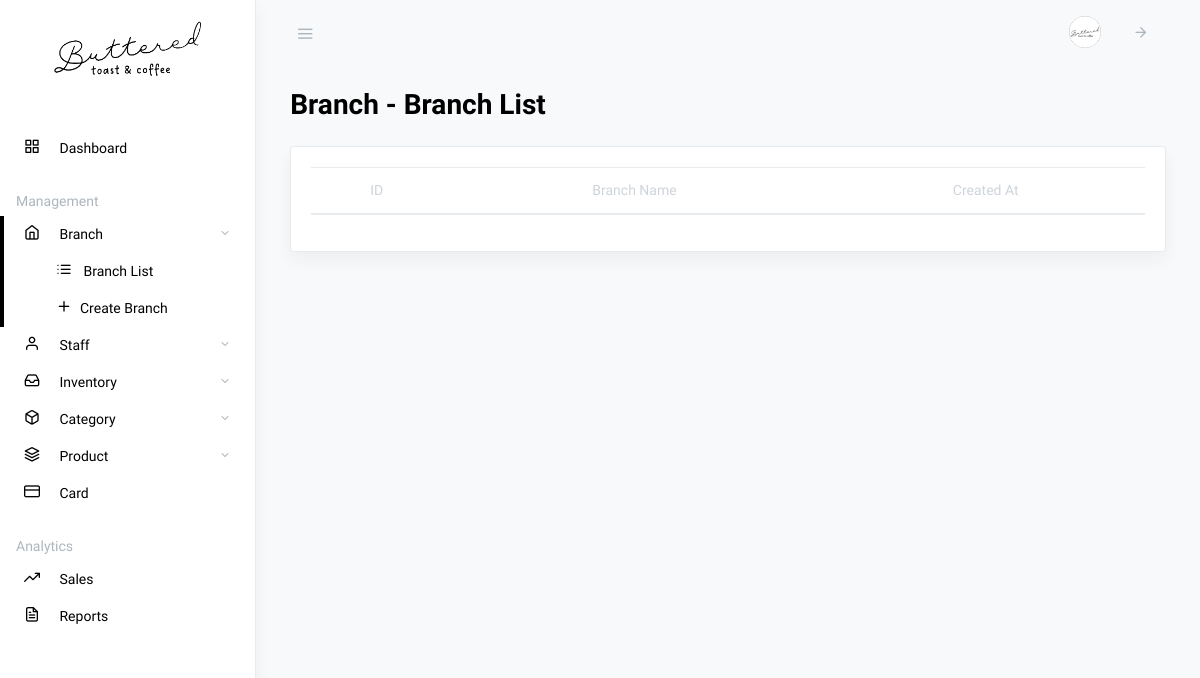
Before: /owner-branch-list.php (signed in) with the older database file.
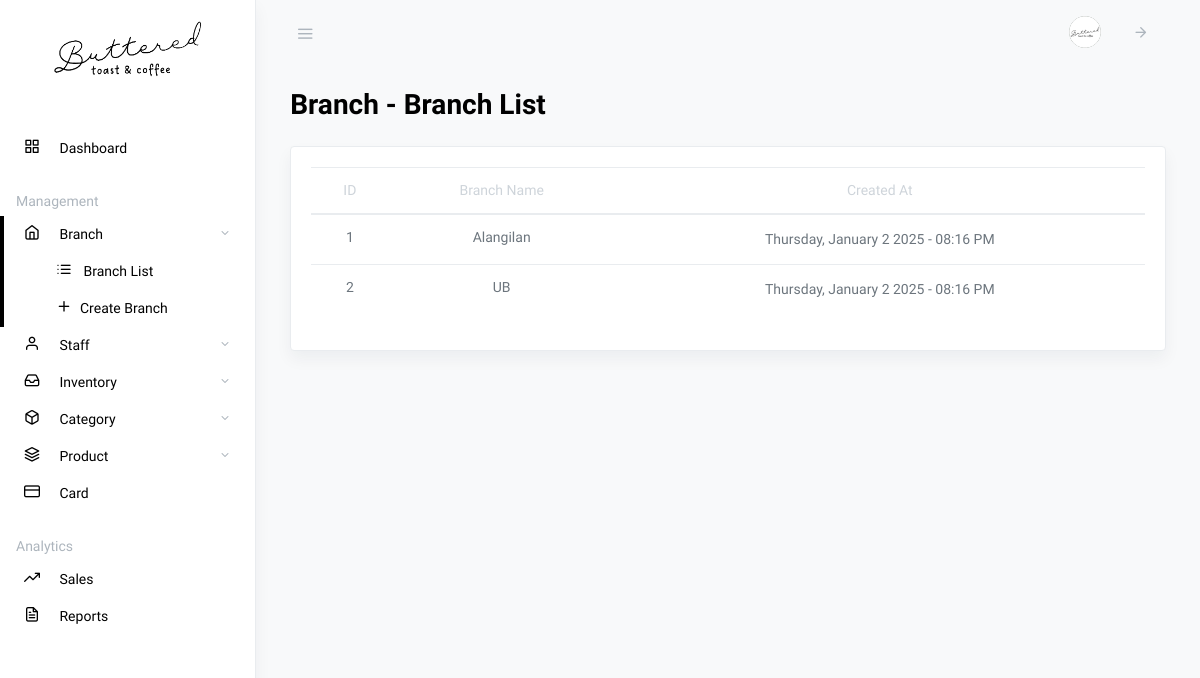
After: the same page with the newer database file.
### tables this page shows
CREATE TABLE `owner` (
  `owner_id` int(11) NOT NULL,
  `username` varchar(50) NOT NULL,
  `password` varchar(255) NOT NULL,
  `email` text NOT NULL,
  `firstname` text NOT NULL,
  `lastname` text NOT NULL,
  `contact_number` text NOT NULL,
  `photo` text NOT NULL,
  `account_created` timestamp(6) NOT NULL DEFAULT current_timestamp(6) ON UPDATE current_timestamp(6)
);

CREATE TABLE `branch` (
  `branch_id` int(11) NOT NULL,
  `owner_id` int(11) NOT NULL,
  `branch_name` text NOT NULL,
  `created_at` timestamp(6) NOT NULL DEFAULT current_timestamp(6) ON UPDATE current_timestamp(6)
);

### owner-branch-list.php (the view, shortened to what this page needs)
<?php
$active_page = "branch";
?>
<!DOCTYPE html>
<html lang="en">
<head>
    <?php include 'partials/header.php'; ?>
    <link rel="stylesheet" href="css/dataTables.bootstrap4.css">
</head>
<body class="vertical  light">
    <div class="wrapper">
        <?php include 'partials/owner-navbar.php'; ?>
        <main role="main" class="main-content">
            <div class="container-fluid">
                <div class="row justify-content-center">
                    <div class="col-12">
                        <h2 class="page-title">Branch - Branch List</h2>
                        <div class="row my-4">
                            <div class="col-md-12">
                                <div class="card shadow">
                                    <div class="card-body">
                                        <table class="table datatables" id="dataTable-1">
                                            <thead>
                                                <tr class="text-center">
                                                    <th>ID</th>
                                                    <th>Branch Name</th>
                                                    <th>Created At</th>
                                                </tr>
                                            </thead>
                                            <tbody>
                                                <?php
                                                $sql1 = "SELECT * FROM branch";
                                                $r = mysqli_query($link, $sql1);
                                                if ($r->num_rows > 0) {
                                                    while ($row1 = mysqli_fetch_assoc($r)) {
                                                        ?>
                                                        <tr class="text-center">
                                                            <td>
                                                                <p class="fw-normal mb-1">
                                                                    <?php echo $row1['branch_id']; ?>
                                                                </p>
                                                            </td>
                                                            <td>
                                                                <p class="fw-normal mb-1">
                                                                    <?php echo $row1['branch_name']; ?>
                                                                </p>
                                                            </td>
                                                            <td>
                                                                <?php $formattedDate = date("l, F j Y - h:i A", strtotime($row1["created_at"]));
                                                                echo $formattedDate; ?>
                                                            </td>
                                                        </tr>
                                                        <?php
                                                    }
                                                }
                                                ?>
                                            </tbody>
                                        </table>
                                    </div>
                                </div>
                            </div>
                        </div>
                    </div>
                </div>
            </div>
        </main>
    </div>
</body>
</html>

### partials/header.php (shortened to what this page needs)
<link rel="stylesheet" href="css/simplebar.css">
<link rel="stylesheet" href="css/feather.css">
<link rel="stylesheet" href="css/select2.css">
<link rel="stylesheet" href="css/app-light.css" id="lightTheme">

### partials/owner-navbar.php (shortened to what this page needs)
<?php
require_once "config.php";
$sql = "SELECT * FROM owner WHERE owner_id = '".$_SESSION['id']."'";
$result = mysqli_query($link, $sql);
$row = mysqli_fetch_assoc($result);
?>
<nav class="topnav navbar navbar-light">
    <button type="button" class="navbar-toggler text-muted mt-2 p-0 mr-3 collapseSidebar">
        <i class="fe fe-menu navbar-toggler-icon"></i>
    </button>
    <ul class="nav">
        <li class="nav-item">
            <a class="nav-link text-muted" href="#">
                <span class="avatar avatar-sm">
                    <img src="storage/profile/<?php if ($row["photo"] != "" ) { echo $row["photo"]; } else { echo 'default_image.png'; } ?>" alt="..." class="avatar-img rounded-circle">
                </span>
            </a>
        </li>
        <li class="nav-item">
            <a class="nav-link text-muted my-2" href="#" data-toggle="modal" data-target="#defaultModal">
                <i class="fe fe-arrow-right fe-16"></i>
            </a>
        </li>
    </ul>
</nav>
<aside class="sidebar-left border-right bg-white shadow" id="leftSidebar" data-simplebar>
    <nav class="vertnav navbar navbar-light">
        <div class="w-100 mb-4 d-flex">
            <a class="navbar-brand mx-auto mt-2 flex-fill text-center" href="owner-dashboard">
                <div class="text-center mb-4">
                    <img src="assets/images/logo.png" alt="" width="150">
                </div>
            </a>
        </div>
        <ul class="navbar-nav flex-fill w-100 mb-2">
            <li class="nav-item w-100 <?php if ($active_page == "dashboard") { echo "active"; } ?>">
                <a class="nav-link" href="owner-dashboard">
                    <i class="fe fe-grid fe-16"></i>
                    <span class="ml-3 item-text">Dashboard</span>
                </a>
            </li>
        </ul>
        <p class="text-muted nav-heading mt-3 mb-1">
            <span>Management</span>
        </p>
        <ul class="navbar-nav flex-fill w-100 mb-2">
            <li class="nav-item <?php if ($active_page == "branch") { echo "active"; } ?> dropdown">
                <a href="#owner-branch" data-toggle="collapse" aria-expanded="false" class="dropdown-toggle nav-link">
                    <i class="fe fe-home fe-16"></i>
                    <span class="ml-3 item-text">Branch</span>
                </a>
                <ul class="collapse list-unstyled pl-4 w-100 <?php if ($active_page == "branch") { echo "show"; } ?>" id="owner-branch">
                    <li class="nav-item">
                        <a class="nav-link pl-3" href="owner-branch-list">
                            <i class="fe fe-list fe-16"></i>
                            <span class="ml-2 item-text">Branch List</span>
                        </a>
                    </li>
                    <li class="nav-item">
                        <a class="nav-link pl-3" href="owner-create-branch">
                            <i class="fe fe-plus fe-16"></i><span class="ml-2 item-text">Create
                                Branch</span></a>
                    </li>
                </ul>
            </li>
            <li class="nav-item <?php if ($active_page == "staff") { echo "active"; } ?> dropdown">
                <a href="#owner-staff" data-toggle="collapse" aria-expanded="false" class="dropdown-toggle nav-link">
                    <i class="fe fe-user fe-16"></i>
                    <span class="ml-3 item-text">Staff</span>
                </a>
            </li>
            <li class="nav-item <?php if ($active_page == "inventory") { echo "active"; } ?> dropdown">
                <a href="#owner-inventory" data-toggle="collapse" aria-expanded="false"
                    class="dropdown-toggle nav-link">
                    <i class="fe fe-inbox fe-16"></i>
                    <span class="ml-3 item-text">Inventory</span>
                </a>
            </li>
            <li class="nav-item <?php if ($active_page == "category") { echo "active"; } ?> dropdown">
                <a href="#owner-category" data-toggle="collapse" aria-expanded="false" class="dropdown-toggle nav-link">
                    <i class="fe fe-box fe-16"></i>
                    <span class="ml-3 item-text">Category</span>
                </a>
            </li>
            <li class="nav-item <?php if ($active_page == "product") { echo "active"; } ?> dropdown">
                <a href="#owner-product" data-toggle="collapse" aria-expanded="false" class="dropdown-toggle nav-link">
                    <i class="fe fe-layers fe-16"></i>
                    <span class="ml-3 item-text">Product</span>
                </a>
            </li>
            <li class="nav-item w-100 <?php if ($active_page == "card") { echo "active"; } ?>">
                <a class="nav-link" href="owner-card-management">
                    <i class="fe fe-credit-card fe-16"></i>
                    <span class="ml-3 item-text">Card</span>
                </a>
            </li>
        </ul>
        <p class="text-muted nav-heading mt-3 mb-1">
            <span>Analytics</span>
        </p>
        <ul class="navbar-nav flex-fill w-100 mb-2">
            <li class="nav-item w-100 <?php if ($active_page == "sales") { echo "active"; } ?>">
                <a class="nav-link" href="owner-sales">
                    <i class="fe fe-trending-up fe-16"></i>
                    <span class="ml-3 item-text">Sales</span>
                </a>
            </li>
            <li class="nav-item w-100 <?php if ($active_page == "reports") { echo "active"; } ?>">
                <a class="nav-link" href="owner-reports">
                    <i class="fe fe-file-text fe-16"></i>
                    <span class="ml-3 item-text">Reports</span>
                </a>
            </li>
        </ul>
    </nav>
</aside>

### css/simplebar.css (style rules this page uses)
[data-simplebar] { position: relative; flex-direction: column; flex-wrap: wrap; justify-content: flex-start; align-content: flex-start; align-items: flex-start; }

### css/feather.css (style rules this page uses)
.fe { font-family: "feather" !important; speak: none; font-style: normal; font-weight: normal; font-variant: normal; text-transform: none; line-height: 1; -webkit-font-smoothing: antialiased; -moz-osx-font-smoothing: grayscale; }
.fe-16 { font-size: 16px; }
.fe-arrow-right:before { content: ""; }
.fe-box:before { content: ""; }
.fe-credit-card:before { content: ""; }
.fe-file-text:before { content: ""; }
.fe-grid:before { content: ""; }
.fe-home:before { content: ""; }
.fe-inbox:before { content: ""; }
.fe-layers:before { content: ""; }
.fe-list:before { content: ""; }
.fe-menu:before { content: ""; }
.fe-plus:before { content: ""; }
.fe-trending-up:before { content: ""; }
.fe-user:before { content: ""; }

### partials/header.php (style rules this page uses)
.navbar-light .navbar-nav .nav-link { color: #000 !important; }
.page-title, .card-title { color: #000; }

Changed rows visible on the page:
added branch: branch_id "1", branch_name "Alangilan", created_at "Thursday, January 2 2025 - 08:16 PM"
added branch: branch_id "2", branch_name "UB", created_at "Thursday, January 2 2025 - 08:16 PM"
